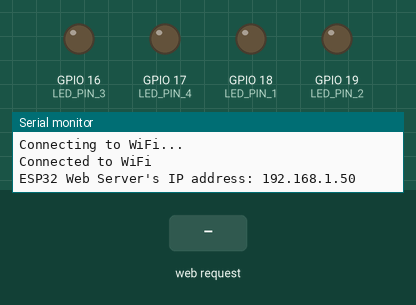
This sketch was run on a simulated ESP32. Parts: output pins drawn as LEDs (lit = HIGH), the last lines printed to the serial monitor. The inputs (shaded band) are chosen by the test bench. WiFi joins after 1.5 s; servers stay silent unless stated.

Above: at 3.2 s.
3.3 s: HTTP request GET /led1/on received
At 3.9 s:
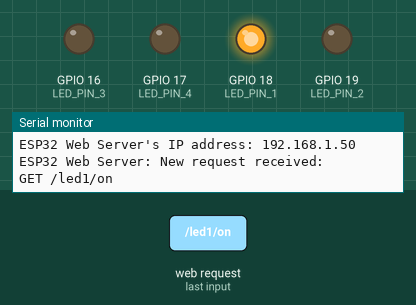
4.8 s: HTTP request GET /led_all/on received
At 6.0 s:
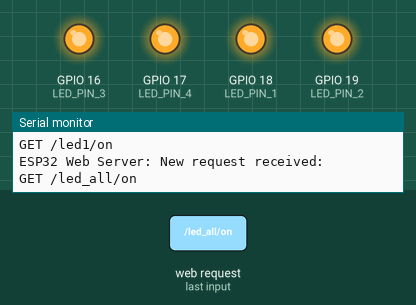
6.3 s: HTTP request GET /led1/off received
At 7.4 s:
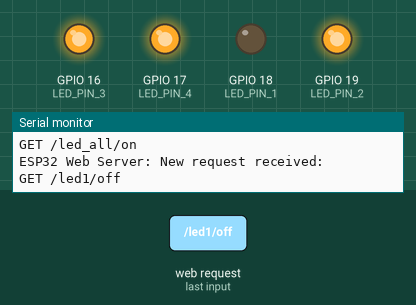
7.8 s: HTTP request GET /led2/off received
At 8.6 s:
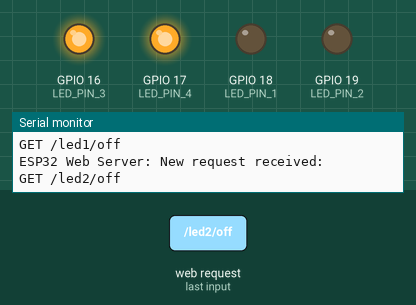
9.3 s: HTTP request GET /led3/off received
At 9.7 s:
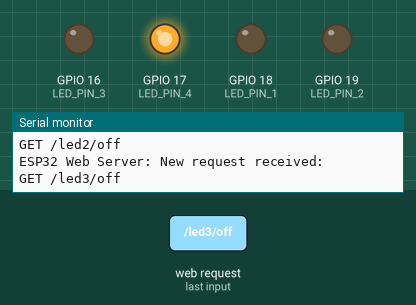
10.8 s: HTTP request GET /led2/on received
At 12.0 s:
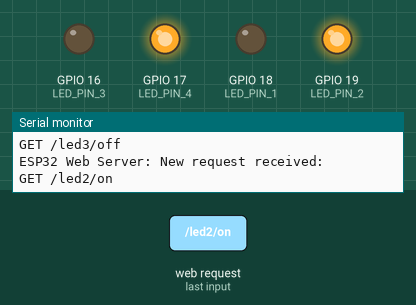
Timing chart, 0 to 13.3 s (numbered marks = the images above; inputs shaded):
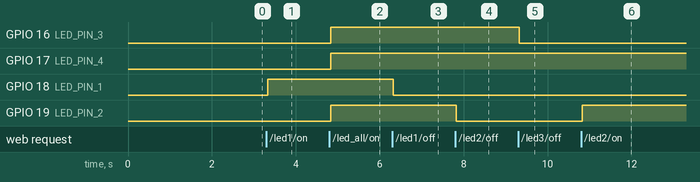

Measured:
- after the input at 3.3 s, GPIO 18 (LED_PIN_1): LOW → HIGH at once
- after the input at 4.8 s, GPIO 16 (LED_PIN_3), GPIO 17 (LED_PIN_4), GPIO 19 (LED_PIN_2): LOW → HIGH at once
- after the input at 6.3 s, GPIO 18 (LED_PIN_1): HIGH → LOW at once
- after the input at 7.8 s, GPIO 19 (LED_PIN_2): HIGH → LOW at once
- after the input at 9.3 s, GPIO 16 (LED_PIN_3): HIGH → LOW at once
- after the input at 10.8 s, GPIO 19 (LED_PIN_2): LOW → HIGH at once

The sketch:

WebServer.ino
```cpp
/*
 * Author: Tobias Schwarz
 * This ESP32 code is created by esp32io.com
 *
 * This ESP32 code is released in the public domain
 *
 * For more detail (instruction and wiring diagram), visit https://esp32io.com/tutorials/esp32-controls-led-via-web
 */

// change this to platformio project for usage in vsc or use arduino ide
// #include <Arduino.h>

#include <ESPAsyncWebServer.h>
#include <WiFi.h>

#define LED_PIN_1 18 // ESP32 pin GPIO18 connected to LED
#define LED_PIN_2 19
#define LED_PIN_3 16
#define LED_PIN_4 17

const char *ssid = "free_internet";   // CHANGE IT
const char *password = "bjornbonsai"; // CHANGE IT

AsyncWebServer server(80);

int LED_state = LOW;

String getHTML()
{
  String html = "<!DOCTYPE HTML>";
  html += "<html>";
  html += "<head>";
  html += "<link rel='icon' href='data:,'>";
  html += "</head>";
  //  html += "<p>LED state: <span style='color: red;'>";
  //
  //  if (LED_state == LOW)
  //    html += "OFF";
  //  else
  //    html += "ON";
  //
  //  html += "</span></p>";

  html += "<a href='/led1/on'>Turn ON_1</a>";
  html += "<br><br>";
  html += "<a href='/led1/off'>Turn OFF_1</a>";
  html += "</html>";

  html += "</span></p>";
  html += "<a href='/led2/on'>Turn ON_2</a>";
  html += "<br><br>";
  html += "<a href='/led2/off'>Turn OFF_2</a>";
  html += "</html>";

  html += "</span></p>";
  html += "<a href='/led3/on'>Turn ON_3</a>";
  html += "<br><br>";
  html += "<a href='/led3/off'>Turn OFF_3</a>";
  html += "</html>";

  html += "</span></p>";
  html += "<a href='/led4/on'>Turn ON_4</a>";
  html += "<br><br>";
  html += "<a href='/led4/off'>Turn OFF_4</a>";
  html += "</html>";

  html += "</span></p><br><br><br>";
  html += "<a href='/led_all/on'>Turn ON_ALL</a>";
  html += "<br><br>";
  html += "<a href='/led_all/off'>Turn OFF_ALL</a>";
  html += "</html>";

  return html;
}

void setup()
{
  Serial.begin(9600);
  pinMode(LED_PIN_1, OUTPUT);
  pinMode(LED_PIN_2, OUTPUT);
  pinMode(LED_PIN_3, OUTPUT);
  pinMode(LED_PIN_4, OUTPUT);
  digitalWrite(LED_PIN_1, LED_state);

  // Connect to Wi-Fi
  WiFi.begin(ssid, password);
  while (WiFi.status() != WL_CONNECTED)
  {
    delay(1000);
    Serial.println("Connecting to WiFi...");
  }
  Serial.println("Connected to WiFi");

  // Print the ESP32's IP address
  Serial.print("ESP32 Web Server's IP address: ");
  Serial.println(WiFi.localIP());

  // home page
  server.on("/", HTTP_GET, [](AsyncWebServerRequest *request)
            {
    Serial.println("ESP32 Web Server: New request received:");
    Serial.println("GET /");
    request->send(200, "text/html", getHTML()); });

  // Route to control the LED
  server.on("/led1/on", HTTP_GET, [](AsyncWebServerRequest *request)
            {
    Serial.println("ESP32 Web Server: New request received:");
    Serial.println("GET /led1/on");
    LED_state = HIGH;
    digitalWrite(LED_PIN_1, LED_state);
    request->send(200, "text/html", getHTML()); });
  server.on("/led1/off", HTTP_GET, [](AsyncWebServerRequest *request)
            {
    Serial.println("ESP32 Web Server: New request received:");
    Serial.println("GET /led1/off");
    LED_state = LOW;
    digitalWrite(LED_PIN_1, LED_state);
    request->send(200, "text/html", getHTML()); });

  // LED2
  server.on("/led2/on", HTTP_GET, [](AsyncWebServerRequest *request)
            {
    Serial.println("ESP32 Web Server: New request received:");
    Serial.println("GET /led2/on");
    LED_state = HIGH;
    digitalWrite(LED_PIN_2, LED_state);
    request->send(200, "text/html", getHTML()); });
  server.on("/led2/off", HTTP_GET, [](AsyncWebServerRequest *request)
            {
    Serial.println("ESP32 Web Server: New request received:");
    Serial.println("GET /led2/off");
    LED_state = LOW;
    digitalWrite(LED_PIN_2, LED_state);
    request->send(200, "text/html", getHTML()); });

  // LED3
  server.on("/led3/on", HTTP_GET, [](AsyncWebServerRequest *request)
            {
    Serial.println("ESP32 Web Server: New request received:");
    Serial.println("GET /led3/on");
    LED_state = HIGH;
    digitalWrite(LED_PIN_3, LED_state);
    request->send(200, "text/html", getHTML()); });
  server.on("/led3/off", HTTP_GET, [](AsyncWebServerRequest *request)
            {
    Serial.println("ESP32 Web Server: New request received:");
    Serial.println("GET /led3/off");
    LED_state = LOW;
    digitalWrite(LED_PIN_3, LED_state);
    request->send(200, "text/html", getHTML()); });

  // LED4
  server.on("/led4/on", HTTP_GET, [](AsyncWebServerRequest *request)
            {
    Serial.println("ESP32 Web Server: New request received:");
    Serial.println("GET /led4/on");
    LED_state = HIGH;
    digitalWrite(LED_PIN_4, LED_state);
    request->send(200, "text/html", getHTML()); });
  server.on("/led4/off", HTTP_GET, [](AsyncWebServerRequest *request)
            {
    Serial.println("ESP32 Web Server: New request received:");
    Serial.println("GET /led4/off");
    LED_state = LOW;
    digitalWrite(LED_PIN_4, LED_state);
    request->send(200, "text/html", getHTML()); });

  // ALL LED
  server.on("/led_all/on", HTTP_GET, [](AsyncWebServerRequest *request)
            {
    Serial.println("ESP32 Web Server: New request received:");
    Serial.println("GET /led_all/on");
    LED_state = HIGH;
    digitalWrite(LED_PIN_1, LED_state);
    digitalWrite(LED_PIN_2, LED_state);
    digitalWrite(LED_PIN_3, LED_state);
    digitalWrite(LED_PIN_4, LED_state);
    request->send(200, "text/html", getHTML()); });
  server.on("/led_all/off", HTTP_GET, [](AsyncWebServerRequest *request)
            {
    Serial.println("ESP32 Web Server: New request received:");
    Serial.println("GET /led_all/off");
    LED_state = LOW;
    digitalWrite(LED_PIN_1, LED_state);
    digitalWrite(LED_PIN_2, LED_state);
    digitalWrite(LED_PIN_3, LED_state);
    digitalWrite(LED_PIN_4, LED_state);
    request->send(200, "text/html", getHTML()); });

  // Start the server
  server.begin();
}

void loop()
{
  // Your code here
}
```
